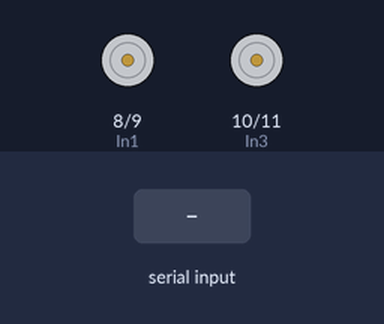
The sketch below on a simulated Arduino Uno, built with avr-gcc and run on an emulated ATmega328P. On the bench: motor-driver pin pairs drawn as motors (green arrow = first pin HIGH = forward, orange = second pin HIGH = backward, longer = more drive). The inputs (shaded band) are chosen by the test bench.

Above: at 1.2 s.
1.3 s: "FORWARD" received over Serial
At 2.3 s:
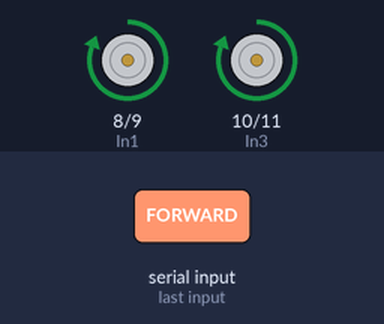
2.8 s: "BACK" received over Serial
At 3.3 s:
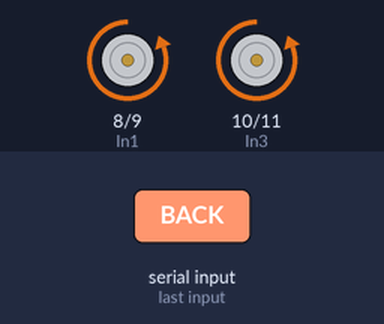
4.3 s: "LEFT" received over Serial
At 5.5 s:
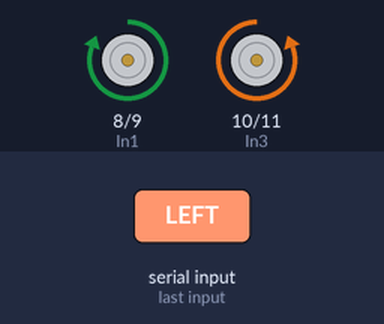
5.8 s: "RIGHT" received over Serial
At 6.8 s:
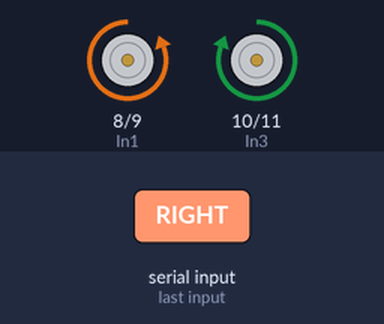
7.3 s: "STOP" received over Serial
At 7.9 s:
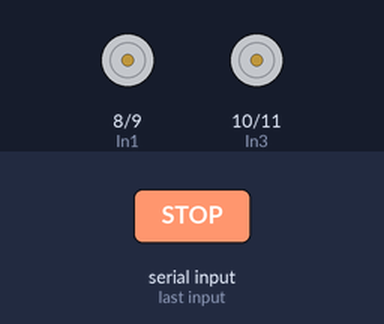
Timing chart, 0 to 9.8 s (numbered marks = the images above; inputs shaded):
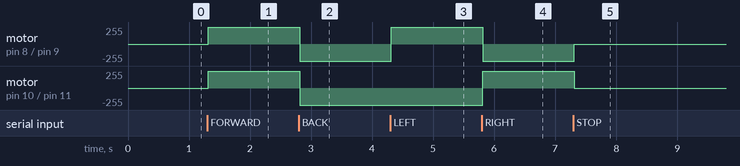

Measured:
- after the input at 1.3 s, motor on pin 8 (In1) / pin 9 (In2), motor on pin 10 (In3) / pin 11 (In4): stopped → forward 255/255 at once
- after the input at 2.8 s, motor on pin 8 (In1) / pin 9 (In2), motor on pin 10 (In3) / pin 11 (In4): forward 255/255 → backward 255/255 at once
- after the input at 4.3 s, motor on pin 8 (In1) / pin 9 (In2): backward 255/255 → forward 255/255 at once
- after the input at 5.8 s, motor on pin 8 (In1) / pin 9 (In2): forward 255/255 → backward 255/255 at once; motor on pin 10 (In3) / pin 11 (In4): backward 255/255 → forward 255/255 at once
- after the input at 7.3 s, motor on pin 8 (In1) / pin 9 (In2): backward 255/255 → stopped at once; motor on pin 10 (In3) / pin 11 (In4): forward 255/255 → stopped at once

The sketch:

car_controller.ino
```cpp
String data;

int In1 = 8;
int In2 = 9;
int In3 = 10;
int In4 = 11;

void setup()
{
    Serial.begin(9600);
    pinMode(In1, OUTPUT);
    pinMode(In2, OUTPUT);
    pinMode(In3, OUTPUT);
    pinMode(In4, OUTPUT);
    Serial.setTimeout(10);
}

void loop()
{
    if (Serial.available() > 0)
    {
        data = Serial.readString();

        if (data == "FORWARD")
        {
            digitalWrite(In1, HIGH);
            digitalWrite(In2, LOW);
            digitalWrite(In3, HIGH);
            digitalWrite(In4, LOW);
        }
        else if (data == "BACK")
        {
            digitalWrite(In1, LOW);
            digitalWrite(In2, HIGH);
            digitalWrite(In3, LOW);
            digitalWrite(In4, HIGH);
        }
        else if (data == "LEFT")
        {
            digitalWrite(In1, HIGH);
            digitalWrite(In2, LOW);
            digitalWrite(In3, LOW);
            digitalWrite(In4, HIGH);
        }
        else if (data == "RIGHT")
        {
            digitalWrite(In1, LOW);
            digitalWrite(In2, HIGH);
            digitalWrite(In3, HIGH);
            digitalWrite(In4, LOW);
        }
        else if (data == "STOP")
        {
            digitalWrite(In1, LOW);
            digitalWrite(In2, LOW);
            digitalWrite(In3, LOW);
            digitalWrite(In4, LOW);
        }
    }
}
```
